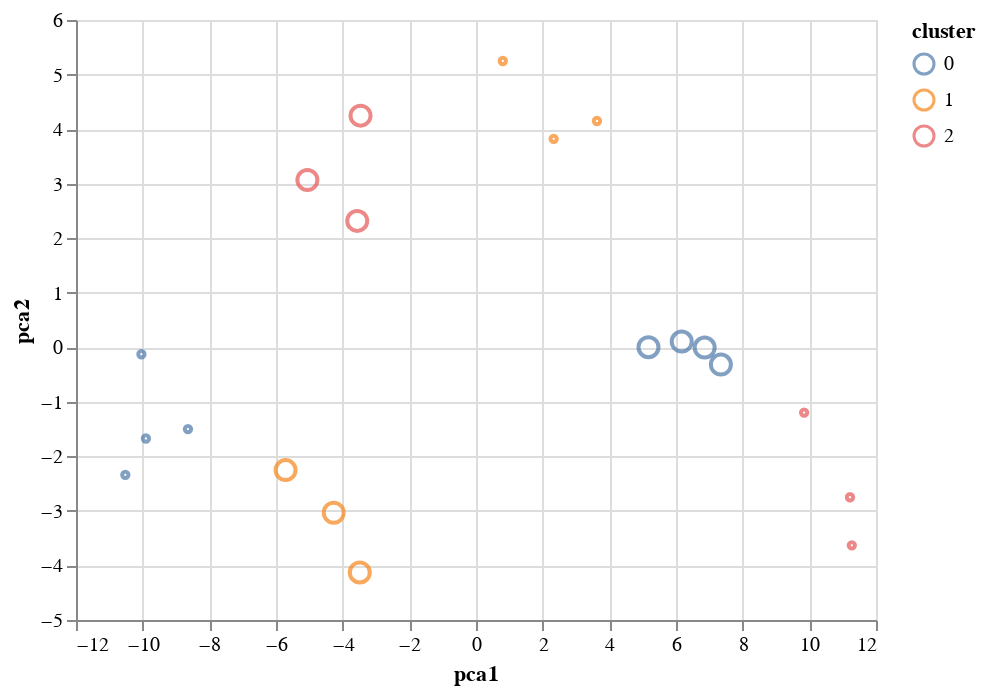

Source (notebook cell):
### Code cell
a+b

### Figure 1 — Vega-Lite specification as saved in the notebook (floating-point values rounded to 4 significant figures)
{"config": {"view": {"continuousWidth": 400, "continuousHeight": 300}}, "layer": [{"data": {"name": "data-2d3215576a0447e7333278d2608b78d3"}, "mark": {"type": "point", "size": 10}, "encoding": {"color": {"type": "nominal", "field": "cluster"}, "x": {"type": "quantitative", "field": "pca1"}, "y": {"type": "quantitative", "field": "pca2"}}}, {"data": {"name": "data-d1bd594264ea5ee43fa46267fdbb75d1"}, "mark": {"type": "point", "size": 100}, "encoding": {"color": {"type": "nominal", "field": "cluster"}, "x": {"type": "quantitative", "field": "pca1"}, "y": {"type": "quantitative", "field": "pca2"}}}], "$schema": "https://vega.github.io/schema/vega-lite/v4.8.1.json", "datasets": {"data-2d3215576a0447e7333278d2608b78d3": [{"pca1": -8.641, "pca2": -1.499, "cluster": "0"}, {"pca1": -10.04, "pca2": -0.1276, "cluster": "0"}, {"pca1": 11.27, "pca2": -3.632, "cluster": "2"}, {"pca1": 9.844, "pca2": -1.198, "cluster": "2"}, {"pca1": -9.903, "pca2": -1.673, "cluster": "0"}, {"pca1": 0.8049, "pca2": 5.248, "cluster": "1"}, {"pca1": -10.52, "pca2": -2.339, "cluster": "0"}, {"pca1": 11.22, "pca2": -2.75, "cluster": "2"}, {"pca1": 2.33, "pca2": 3.821, "cluster": "1"}, {"pca1": 3.629, "pca2": 4.148, "cluster": "1"}], "data-d1bd594264ea5ee43fa46267fdbb75d1": [{"pca1": -5.058, "pca2": 3.067, "cluster": "2"}, {"pca1": -3.487, "pca2": -4.128, "cluster": "1"}, {"pca1": 5.175, "pca2": 0.001919, "cluster": "0"}, {"pca1": -4.268, "pca2": -3.033, "cluster": "1"}, {"pca1": 7.346, "pca2": -0.3174, "cluster": "0"}, {"pca1": 6.171, "pca2": 0.1039, "cluster": "0"}, {"pca1": -5.712, "pca2": -2.252, "cluster": "1"}, {"pca1": 6.86, "pca2": -0.006005, "cluster": "0"}, {"pca1": -3.564, "pca2": 2.317, "cluster": "2"}, {"pca1": -3.464, "pca2": 4.247, "cluster": "2"}]}}
